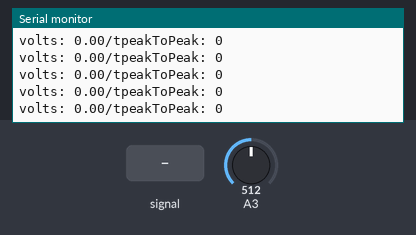
Recording of a sketch running on a simulated Arduino Uno, built with avr-gcc and run on an emulated ATmega328P. On the bench: the last lines printed to the serial monitor. Inputs (shaded band) come from the test bench; at power-on: A3 = 512.

Above: at 1.2 s.
1.3 s: A3 fed a 200 Hz sine of ±81 counts around its level
At 1.32 s:
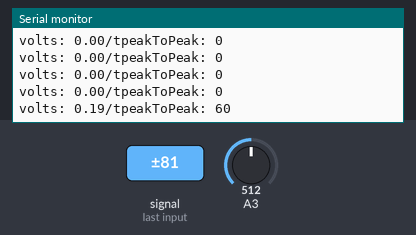
2.8 s: A3 set to 716
At 2.82 s:
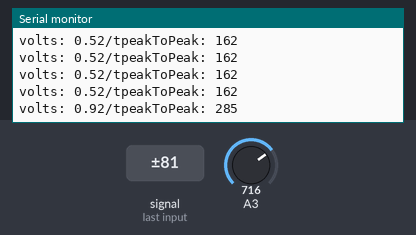
4.3 s: A3 fed a 1000 Hz sine of ±255 counts around its level
At 4.32 s:
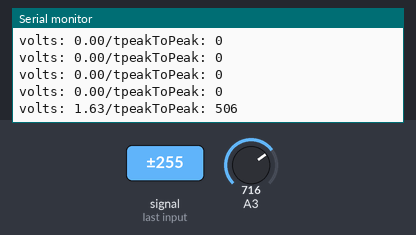
5.8 s: A3 set to 1023
At 5.82 s:
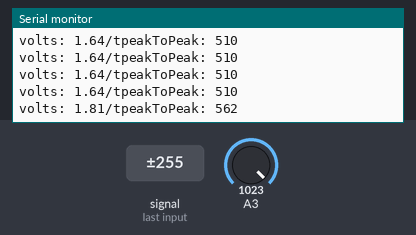
Timing chart, 0 to 8.3 s (numbered marks = the images above; inputs shaded):
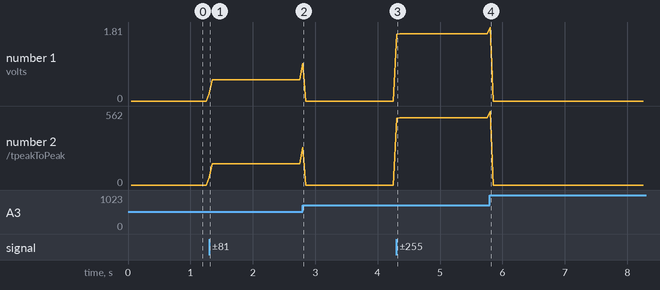

The sketch:

final_measure_sound.ino
```cpp
/****************************************
Example Sound Level Sketch for the
Adafruit Microphone Amplifier
****************************************/

const int sampleWindow = 50; // Sample window width in mS (50 mS = 20Hz)
unsigned int sample;

void setup()
{
   Serial.begin(9600);
}


void loop()
{
   unsigned long startMillis= millis();  // Start of sample window
   unsigned int peakToPeak = 0;   // peak-to-peak level

   unsigned int signalMax = 0;
   unsigned int signalMin = 1024;

   // collect data for 50 mS
   while (millis() - startMillis < sampleWindow)
   {
      sample = analogRead(3);
      if (sample < 1024)  // toss out spurious readings
      {
         if (sample > signalMax)
         {
            signalMax = sample;  // save just the max levels
         }
         else if (sample < signalMin)
         {
            signalMin = sample;  // save just the min levels
         }
      }
   }
   peakToPeak = signalMax - signalMin;  // max - min = peak-peak amplitude
   double volts = (peakToPeak * 3.3) / 1024;  // convert to volts

   Serial.print("volts: ");
   Serial.print(volts);
   Serial.print("/t");
   Serial.print("peakToPeak: ");
   Serial.println(peakToPeak);
}
```

Measured:
- after the input at 1.3 s, the serial monitor: prints a new line at once (image 1)
- after the input at 2.8 s, the serial monitor: prints a new line at once (image 2)
- after the input at 4.3 s, the serial monitor: prints a new line at once (image 3)
- after the input at 5.8 s, the serial monitor: prints a new line at once (image 4)
- plotted number 1: 0 → 0.52 after the input at 1.3 s, 0 → 1.64 after the input at 4.3 s
- plotted number 2: 0 → 162 after the input at 1.3 s, 0 → 510 after the input at 4.3 s
